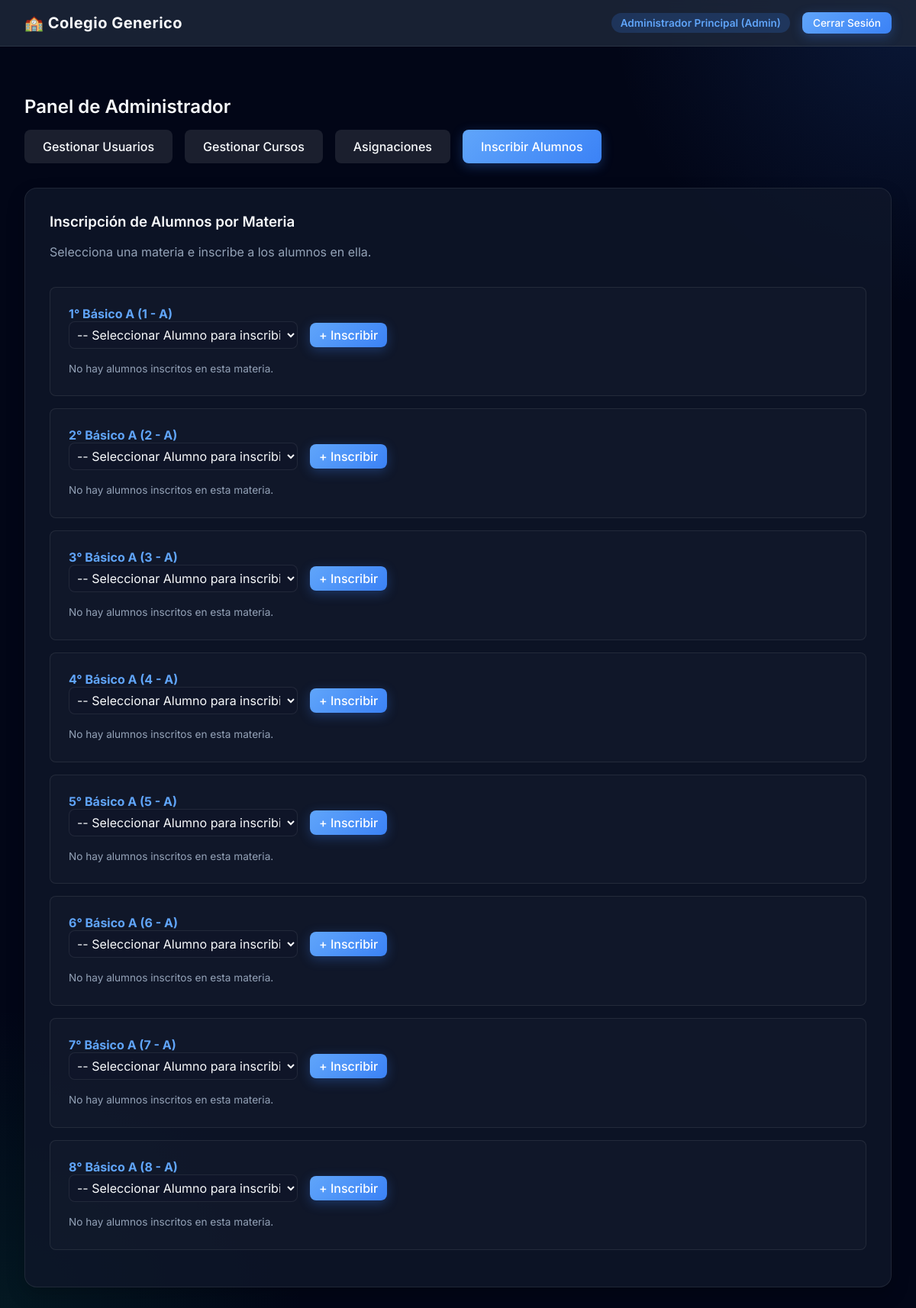
The page /index.php?action=dashboard&tab=enrollments (signed in) on the database its author committed.
### tables this page shows
CREATE TABLE courses (
    id INTEGER PRIMARY KEY AUTOINCREMENT,
    nombre TEXT NOT NULL,
    anio TEXT NOT NULL,
    division TEXT NOT NULL
);

### controllers/AdminController.php (called while the page is built, shortened)
<?php
require_once 'models/Course.php';
class AdminController {
    public function dashboard() {
        $database = new Database();
        $db = $database->getConnection();
        $courseModel = new Course($db);
        $tab = $_GET['tab'] ?? 'users';
        $coursesStmt = $courseModel->getAllCourses();
        $courses = $coursesStmt->fetchAll(PDO::FETCH_ASSOC);
        $enrollmentData = [];
        if ($tab === 'enrollments') {
            foreach($courses as $c) {
                $st = $courseModel->getStudentsByCourse($c['id'])->fetchAll(PDO::FETCH_ASSOC);
                $enrollmentData[] = ['course' => $c, 'students' => $st];
            }
        }
        require_once 'views/admin/dashboard.php';
    }
}
?>

### models/Course.php (called while the page is built, shortened)
<?php
class Course {
    private $conn;
    public function __construct($db) {
        $this->conn = $db;
    }
    public function getAllCourses() {
        $query = "SELECT * FROM courses";
        $stmt = $this->conn->prepare($query);
        $stmt->execute();
        return $stmt;
    }
    public function getStudentsByCourse($course_id) {
        $query = "SELECT u.id, u.nombre, u.apellido
                  FROM users u
                  JOIN students s ON u.id = s.user_id
                  WHERE s.course_id = :course_id
                  ORDER BY u.apellido ASC, u.nombre ASC";
        $stmt = $this->conn->prepare($query);
        $stmt->bindParam(':course_id', $course_id);
        $stmt->execute();
        return $stmt;
    }
}
?>

### views/admin/dashboard.php (the view, shortened to what this page needs)
<?php require_once 'views/layouts/header.php'; ?>
<div class="fade-in" style="margin-top: 2rem;">
    <h2>Panel de Administrador</h2>
    <div style="margin-bottom: 2rem; display: flex; gap: 1rem; align-items: center; width: 100%;">
        <a href="index.php?action=dashboard&tab=users" class="btn <?= $tab==='users'?'btn-primary':'' ?>" style="background: <?= $tab==='users'?'':'rgba(255,255,255,0.1)' ?>">Gestionar Usuarios</a>
        <a href="index.php?action=dashboard&tab=courses" class="btn <?= $tab==='courses'?'btn-primary':'' ?>" style="background: <?= $tab==='courses'?'':'rgba(255,255,255,0.1)' ?>">Gestionar Cursos</a>
        <a href="index.php?action=dashboard&tab=assignments" class="btn <?= $tab==='assignments'?'btn-primary':'' ?>" style="background: <?= $tab==='assignments'?'':'rgba(255,255,255,0.1)' ?>">Asignaciones</a>
        <a href="index.php?action=dashboard&tab=enrollments" class="btn <?= $tab==='enrollments'?'btn-primary':'' ?>" style="background: <?= $tab==='enrollments'?'':'rgba(255,255,255,0.1)' ?>">Inscribir Alumnos</a>
    </div>
    <?php if($tab === 'users'): ?>
    <div class="card">
        <div style="display: flex; justify-content: space-between; align-items: center; margin-bottom: 1rem; flex-wrap: wrap; gap: 10px;">
            <h3 style="margin: 0;">Usuarios del Sistema</h3>
            <input type="text" id="userFilter" onkeyup="filterUsers()" class="form-control" placeholder="Buscar usuario..." style="max-width: 300px;">
        </div>
        <div class="table-wrapper">
            <table id="userTable">
                <thead>
                    <tr><th>Usuario</th><th>Rol</th><th>Nombre</th><th>Acción</th></tr>
                </thead>
                <tbody>
                    <?php foreach($users as $u): ?>
                    <tr>
                        <td><?= htmlspecialchars($u['username']) ?></td>
                        <td><?= htmlspecialchars($u['role']) ?></td>
                        <td><?= htmlspecialchars($u['apellido'].', '.$u['nombre']) ?></td>
                        <td>
                            <?php if($u['id'] !== $_SESSION['user_id']): ?>
                            <button type="button" class="btn" style="background:rgba(239, 68, 68, 0.2); color:var(--danger); padding:4px 8px;" onclick="confirmUserDelete(<?= $u['id'] ?>)">Borrar</button>
                            <?php endif; ?>
                        </td>
                    </tr>
                    <?php endforeach; ?>
                </tbody>
            </table>
        </div>
    </div>
    <div id="userModal" style="display:none; position:fixed; top:0; left:0; width:100%; height:100%; background:rgba(15, 23, 42, 0.9); z-index:9999; align-items:center; justify-content:center;">
        <div class="card" style="width:90%; max-width:440px; position:relative; background: var(--bg-secondary); border: 1px solid var(--accent-primary); box-shadow: 0 20px 50px rgba(0,0,0,0.5); backdrop-filter: none; -webkit-backdrop-filter: none;">
            <button onclick="closeUserModal()" style="position:absolute; top:20px; right:20px; background:transparent; border:none; font-size:28px; color:var(--text-secondary); cursor:pointer; line-height:1;">&times;</button>
            <h3 style="margin-top:0; margin-bottom:1.5rem; color: var(--accent-primary);">Nuevo Usuario</h3>
            <form method="POST" action="index.php?action=dashboard&tab=users">
                <input type="hidden" name="admin_action" value="create_user">
                <div class="form-group">
                    <input class="form-control" type="text" name="username" placeholder="Usuario" required>
                </div>
                <div class="form-group">
                    <input class="form-control" type="password" name="password" placeholder="Contraseña" required>
                </div>
                <div class="form-group">
                    <select class="form-control" name="role" required>
                        <option value="alumno">Alumno</option>
                        <option value="profesor">Profesor</option>
                        <option value="admin">Administrador</option>
                    </select>
                </div>
                <div class="form-group">
                    <input class="form-control" type="text" name="nombre" placeholder="Nombre" required>
                </div>
                <div class="form-group">
                    <input class="form-control" type="text" name="apellido" placeholder="Apellido" required>
                </div>
                <button type="submit" class="btn btn-primary" style="width:100%; margin-top: 1rem;">Guardar Usuario</button>
            </form>
        </div>
    </div>
    <div id="deleteConfirmModal" style="display:none; position:fixed; top:0; left:0; width:100%; height:100%; background:rgba(15, 23, 42, 0.9); z-index:9999; align-items:center; justify-content:center;">
        <div class="card" style="width: 100%; max-width: 400px; padding: 2rem;">
            <h3 style="margin-top:0; color:var(--danger);">Confirmar Eliminación</h3>
            <p style="font-size: 1.1rem; margin-top: 1rem;">¿Estás seguro que quieres borrar este usuario?</p>
            <p style="font-size: 0.85rem; color: var(--text-secondary); margin-bottom: 2rem;">Esta acción no se puede deshacer.</p>
            <div style="display:flex; justify-content:flex-end; gap:1rem;">
                <button type="button" class="btn" onclick="document.getElementById('deleteConfirmModal').style.display='none'">Cancelar</button>
                <form method="POST" action="index.php?action=dashboard&tab=users" style="margin:0;">
                    <input type="hidden" name="admin_action" value="delete_user">
                    <input type="hidden" id="deleteUserIdInput" name="user_id" value="">
                    <button type="submit" class="btn btn-primary" style="background:var(--danger);">Borrar Permanentemente</button>
                </form>
            </div>
        </div>
    </div>
        <script>
            function openUserModal() {
                document.getElementById('userModal').style.display = 'flex';
            }
            function closeUserModal() {
                document.getElementById('userModal').style.display = 'none';
            }
            function confirmUserDelete(id) {
                document.getElementById('deleteUserIdInput').value = id;
                document.getElementById('deleteConfirmModal').style.display = 'flex';
                // Move modal to body to prevent stacking context issues
                document.body.appendChild(document.getElementById('deleteConfirmModal'));
            }
            // Move modal to body on load to avoid backdrop issues
            document.addEventListener("DOMContentLoaded", () => {
                document.body.appendChild(document.getElementById('userModal'));
            });
            // Cerrar modal al hacer clic fuera
            document.getElementById('userModal').addEventListener('click', function(e) {
                if (e.target === this) closeUserModal();
            });
            function filterUsers() {
                let input = document.getElementById("userFilter");
                let filter = input.value.toLowerCase();
                let table = document.getElementById("userTable");
                let tr = table.getElementsByTagName("tr");
                for (let i = 1; i < tr.length; i++) {
                    let tdUsuario = tr[i].getElementsByTagName("td")[0];
                    let tdRol = tr[i].getElementsByTagName("td")[1];
                    let tdNombre = tr[i].getElementsByTagName("td")[2];
                    if (tdUsuario && tdRol && tdNombre) {
                        let txtValue = tdUsuario.textContent + " " + tdRol.textContent + " " + tdNombre.textContent;
                        tr[i].style.display = txtValue.toLowerCase().indexOf(filter) > -1 ? "" : "none";
                    }
                }
            }
        </script>
    <?php elseif($tab === 'enrollments'): ?>
    <div class="card">
        <h3 style="margin-top: 0; margin-bottom: 1rem;">Inscripción de Alumnos por Materia</h3>
        <p style="color:var(--text-secondary); margin-bottom: 2rem;">Selecciona una materia e inscribe a los alumnos en ella.</p>
        <?php foreach($enrollmentData as $edata): $c = $edata['course']; $st = $edata['students']; ?>
        <div style="background:rgba(255,255,255,0.02); border:1px solid var(--border-color); border-radius:8px; padding:1.5rem; margin-bottom:1rem;">
            <h4 style="margin-top:0; color:var(--accent-primary);"><?= htmlspecialchars($c['nombre'].' ('.$c['anio'].' - '.$c['division'].')') ?></h4>
            <form method="POST" action="index.php?action=dashboard&tab=enrollments" style="display:flex; gap:1rem; align-items:center; margin-bottom:1rem;">
                <select name="student_id" class="form-control" style="width:300px; padding:6px;" required>
                    <option value="">-- Seleccionar Alumno para inscribir --</option>
                </select>
                <button type="submit" class="btn btn-primary" style="padding:6px 12px;">+ Inscribir</button>
            </form>
            <?php if(empty($st)): ?>
                <p style="font-size:0.85rem; color:var(--text-secondary); margin:0;">No hay alumnos inscritos en esta materia.</p>
            <?php endif; ?>
        </div>
        <?php endforeach; ?>
    </div>
    <?php endif; ?>
</div>
<?php require_once 'views/layouts/footer.php'; ?>

### public/css/style.css (style rules this page uses)
:root { --bg-primary: #020617; --bg-secondary: #0f172a; --bg-card: rgba(15, 23, 42, 0.8); --text-primary: #f8fafc; --text-secondary: #94a3b8; --accent-primary: #60a5fa; --accent-hover: #3b82f6; --success: #10b981; --warning: #f59e0b; --danger: #ef4444; --border-color: rgba(255,255,255,0.08); --blur: blur(16px); }
* { box-sizing: border-box; margin: 0; padding: 0; font-family: 'Inter', -apple-system, BlinkMacSystemFont, "Segoe UI", Roboto, Helvetica, Arial, sans-serif; }
body { background-color: var(--bg-primary); color: var(--text-primary); min-height: 100vh; display: flex; flex-direction: column; background-image: radial-gradient(circle at top right, rgba(59, 130, 246, 0.15), transparent 400px), radial-gradient(circle at bottom left, rgba(16, 185, 129, 0.1), transparent 400px); background-attachment: fixed; }
.fade-in { animation: fadeInScale 0.6s cubic-bezier(0.16, 1, 0.3, 1) forwards; }
.card { background: var(--bg-card); backdrop-filter: var(--blur); -webkit-backdrop-filter: var(--blur); border: 1px solid var(--border-color); border-radius: 16px; padding: 2rem; box-shadow: 0 10px 25px rgba(0, 0, 0, 0.2); transition: transform 0.3s ease, box-shadow 0.3s ease; }
h1, h2, h3 { color: var(--text-primary); margin-bottom: 1rem; font-weight: 600; }
p { color: var(--text-secondary); margin-bottom: 1rem; line-height: 1.6; }
.form-control { width: 100%; padding: 12px 16px; background-color: rgba(15, 23, 42, 0.6); border: 1px solid var(--border-color); border-radius: 8px; color: var(--text-primary); font-size: 1rem; transition: border-color 0.3s ease, box-shadow 0.3s ease; outline: none; }
.btn { display: inline-flex; align-items: center; justify-content: center; padding: 12px 24px; border-radius: 8px; font-size: 1rem; font-weight: 500; cursor: pointer; border: none; transition: all 0.3s ease; text-decoration: none; color: var(--text-primary); }
.btn-primary { background: linear-gradient(135deg, var(--accent-primary) 0%, var(--accent-hover) 100%); color: white; box-shadow: 0 4px 15px rgba(59, 130, 246, 0.3); }

### rows shown on the page
courses: nombre+anio+division "1° Básico A (1 - A)"
courses: nombre+anio+division "2° Básico A (2 - A)"
courses: nombre+anio+division "3° Básico A (3 - A)"
courses: nombre+anio+division "4° Básico A (4 - A)"
courses: nombre+anio+division "5° Básico A (5 - A)"
courses: nombre+anio+division "6° Básico A (6 - A)"
courses: nombre+anio+division "7° Básico A (7 - A)"
courses: nombre+anio+division "8° Básico A (8 - A)"

### other values the page prints
$_SESSION['user_name'] "Administrador Principal"
$_SESSION['user_role'] "Admin"
